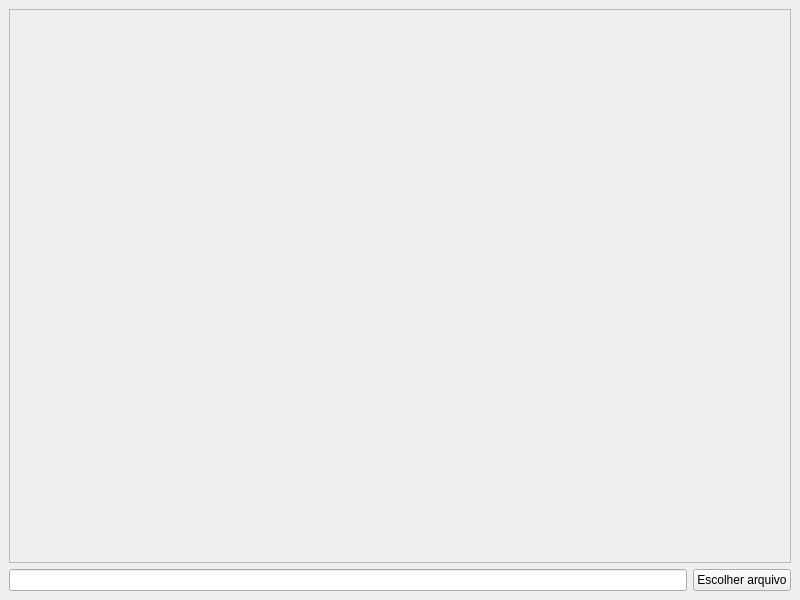
<?xml version="1.0" encoding="UTF-8"?>
<ui version="4.0">
 <class>MainWindow</class>
 <widget class="QMainWindow" name="MainWindow">
  <property name="geometry">
   <rect>
    <x>0</x>
    <y>0</y>
    <width>800</width>
    <height>600</height>
   </rect>
  </property>
  <property name="windowTitle">
   <string>Redimencionar imagem</string>
  </property>
  <property name="unifiedTitleAndToolBarOnMac">
   <bool>false</bool>
  </property>
  <widget class="QWidget" name="centralwidget">
   <layout class="QGridLayout" name="gridLayout">
    <item row="1" column="0">
     <widget class="QLineEdit" name="inputAbrirarquivo"/>
    </item>
    <item row="1" column="1">
     <widget class="QPushButton" name="btnEscolherarquivo">
      <property name="text">
       <string>Escolher arquivo</string>
      </property>
     </widget>
    </item>
    <item row="0" column="0" colspan="2">
     <widget class="QScrollArea" name="scrollArea_2">
      <property name="widgetResizable">
       <bool>true</bool>
      </property>
      <widget class="QWidget" name="scrollAreaWidgetContents_2">
       <property name="geometry">
        <rect>
         <x>0</x>
         <y>0</y>
         <width>780</width>
         <height>549</height>
        </rect>
       </property>
       <layout class="QGridLayout" name="gridLayout_2"/>
      </widget>
     </widget>
    </item>
   </layout>
  </widget>
 </widget>
 <resources/>
 <connections/>
</ui>
